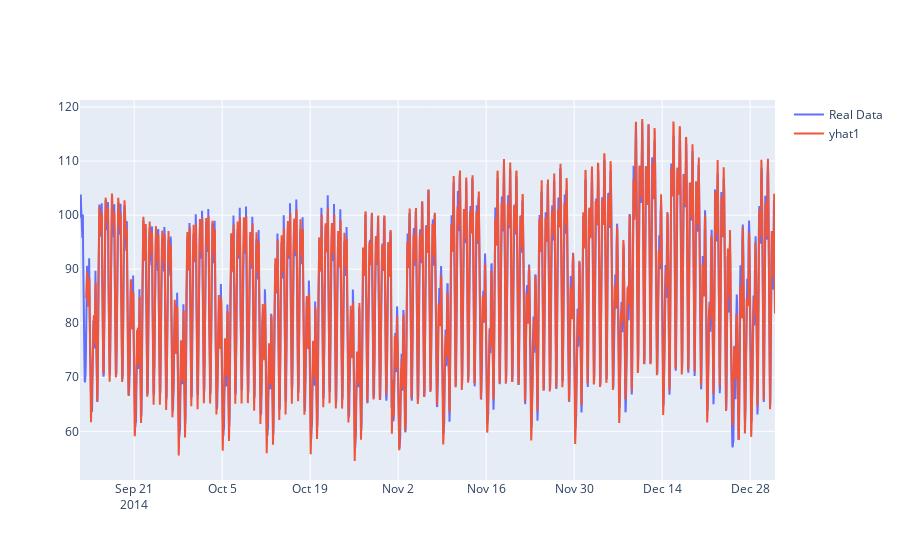

Notebook code for this chart:
### Code cell
fig = go.Figure()
fig.add_trace(go.Scatter(x=df_test['ds'], y=df_test['y'], mode='lines', name='Real Data'))
fig.add_trace(go.Scatter(x=forecast['ds'], y=forecast['yhat1'], mode='lines', name='yhat1'))

fig.show()

### Figure 1 — Plotly figure (JSON) as saved in the notebook; plotly's stock layout.template omitted (floating-point values rounded to 4 significant figures; data arrays with more than 128 entries replaced by an {"elided": "..."} marker saying what was removed)
{"data": [{"mode": "lines", "name": "Real Data", "type": "scatter", "x": {"elided": "2655 str values"}, "y": {"elided": "2655 float values"}}, {"mode": "lines", "name": "yhat1", "type": "scatter", "x": {"elided": "2655 str values"}, "y": {"elided": "2655 float values"}}], "layout": {}}
